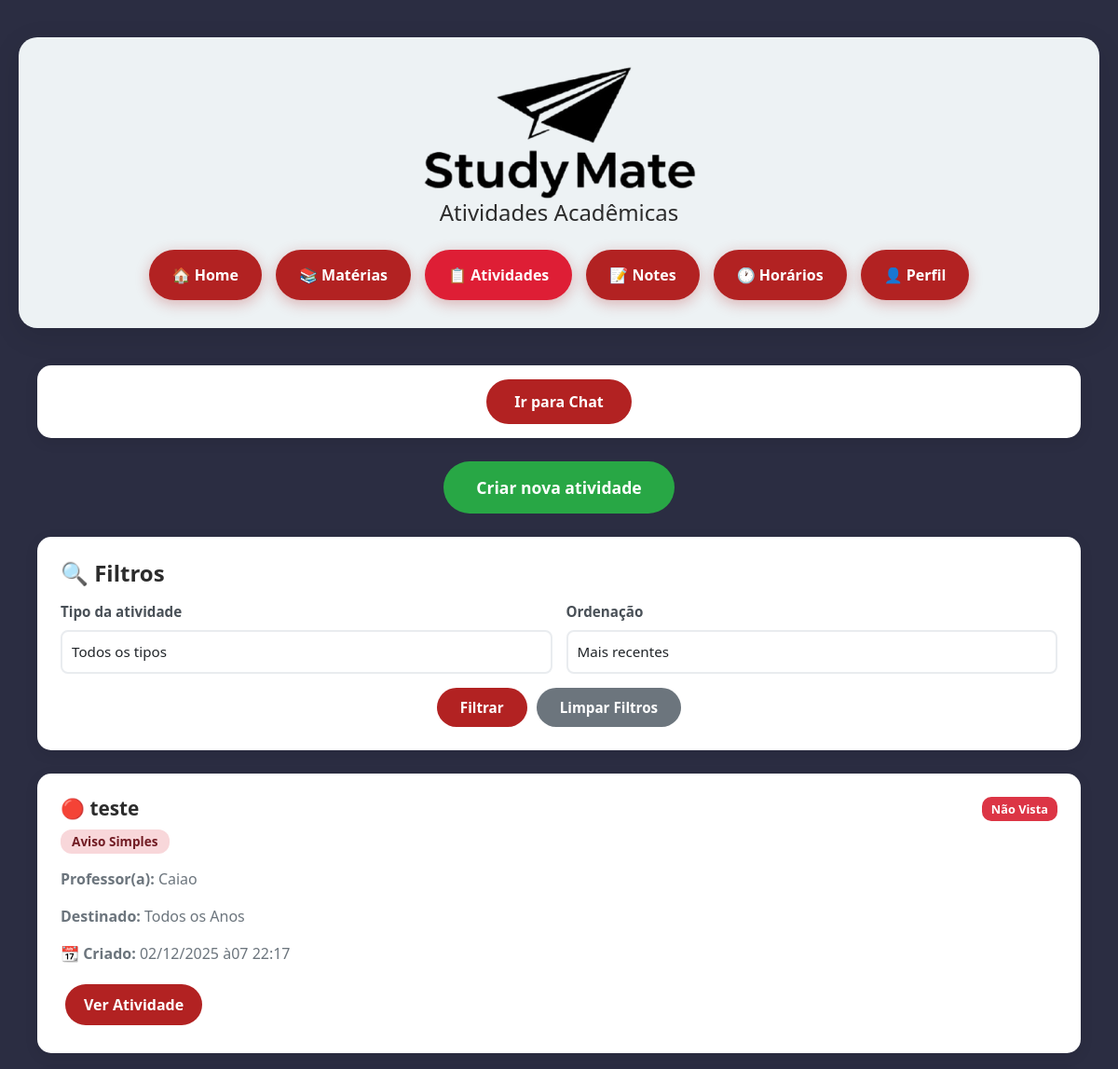
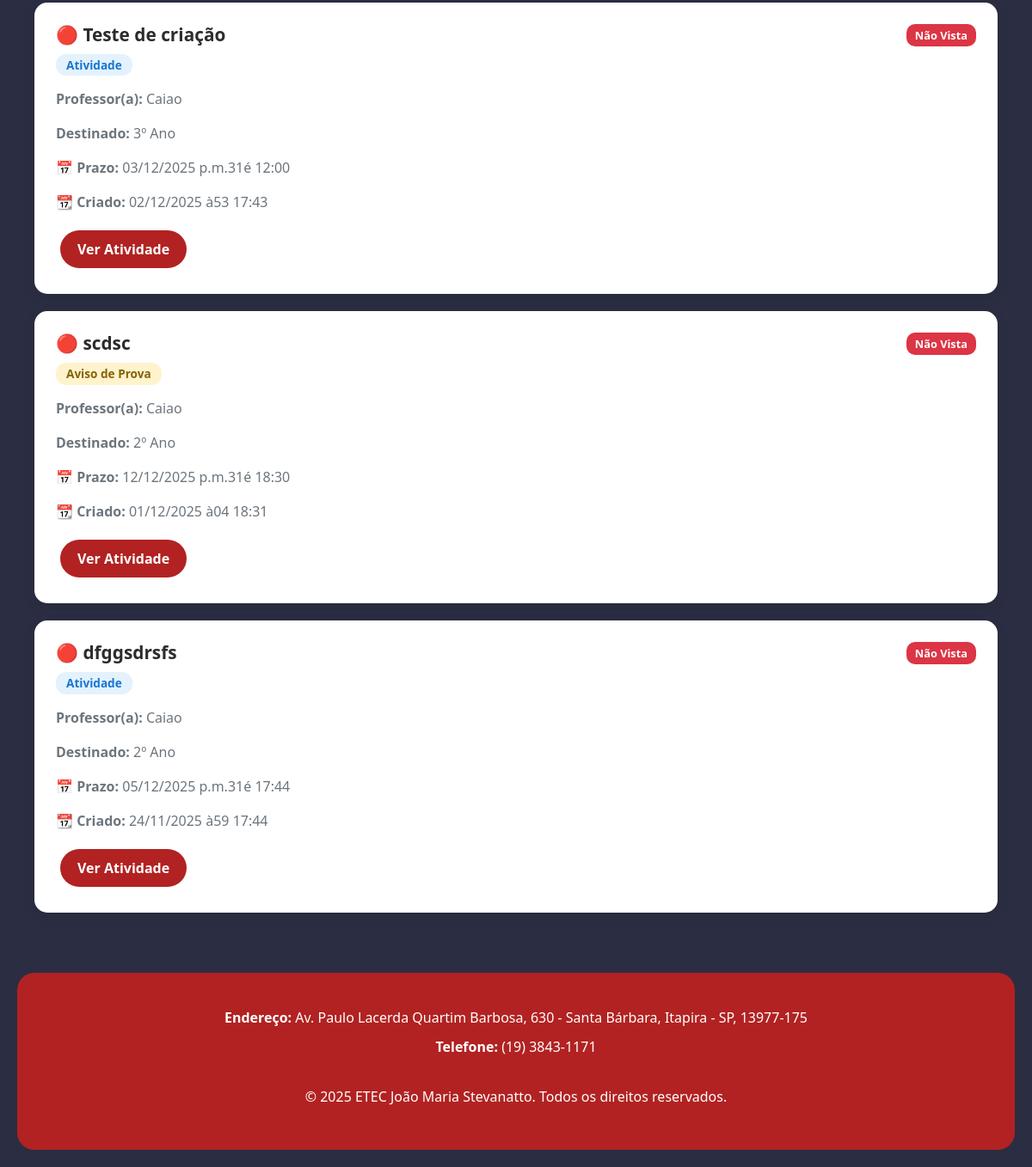
The page /atividades/ (signed in) on the database as committed earlier (2 pictures, top to bottom).
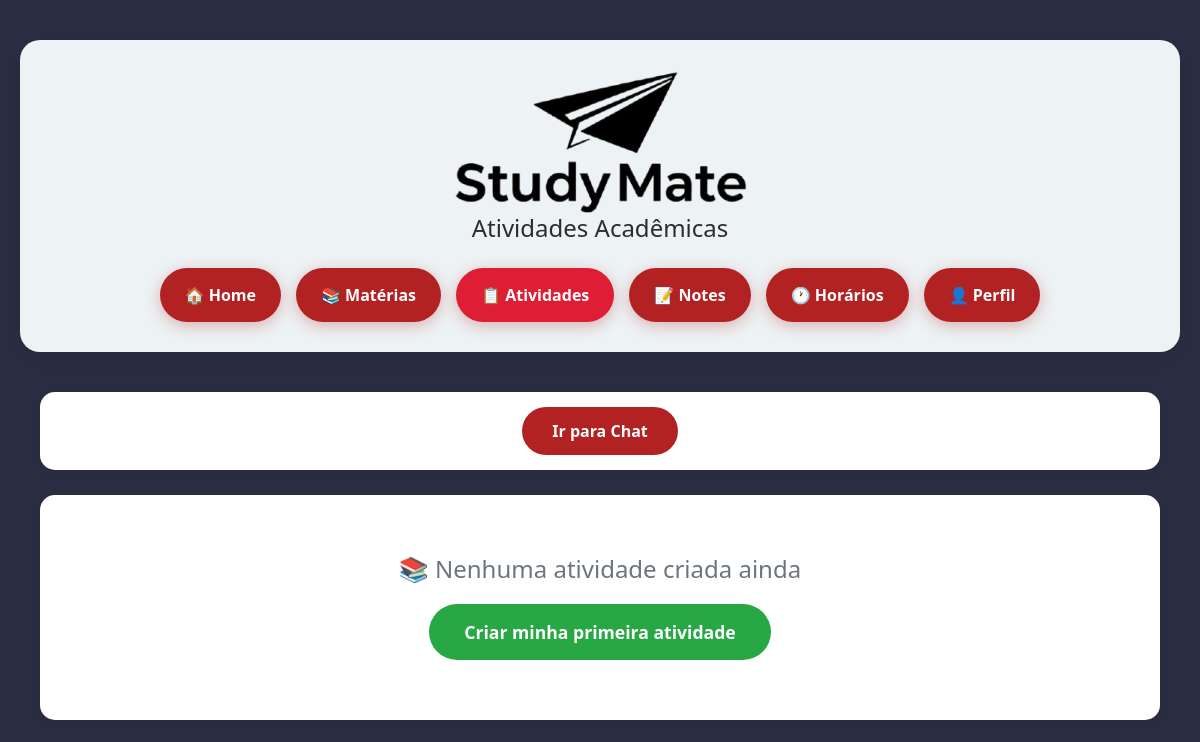
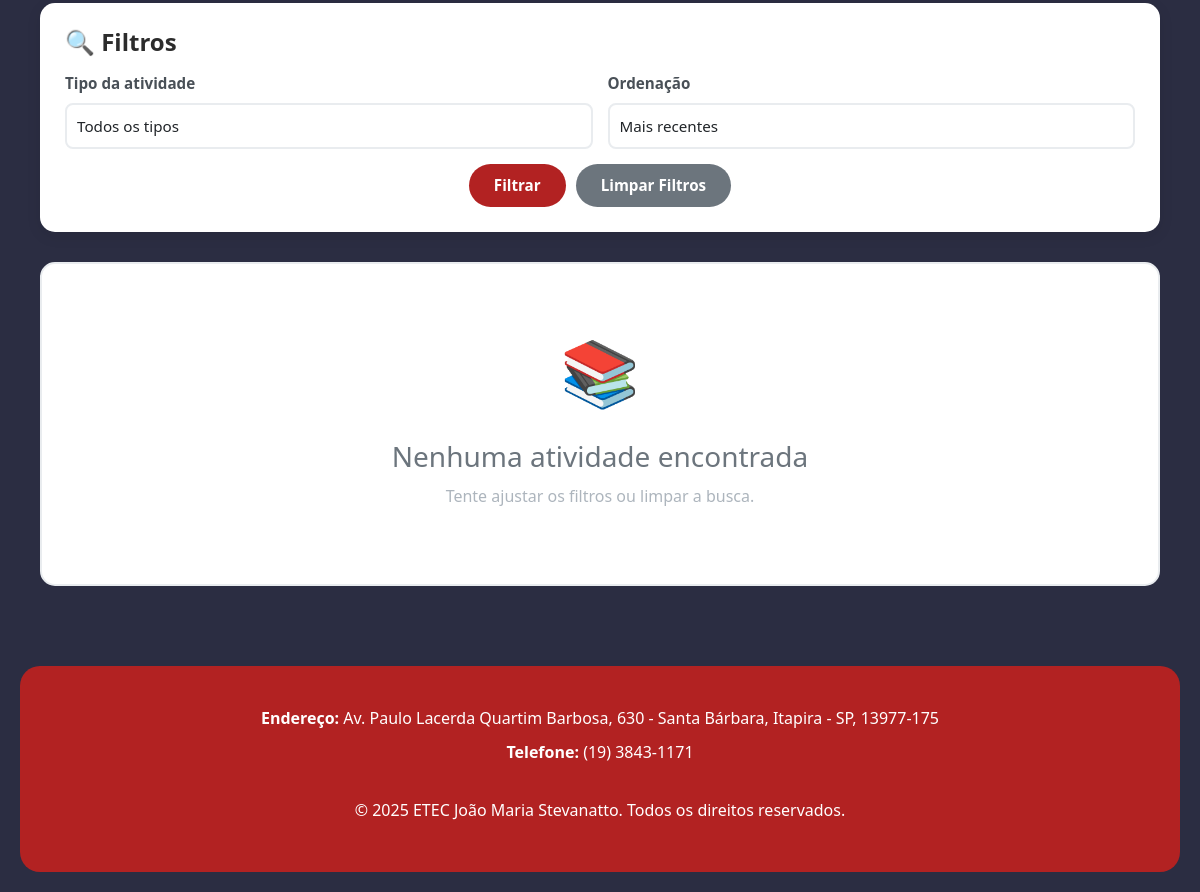
The same page on the database as committed later (2 pictures, top to bottom).
### atividades/models.py (models this page shows, shortened)
class Atividade(models.Model):
    TIPO_CHOICES = [
        ('ATIVIDADE', 'Atividade'),
        ('AVISO_PROVA', 'Aviso de Prova'),
        ('AVISO_SIMPLES', 'Aviso Simples'),
    ]
    ANO_CHOICES = [
        ('1', '1º Ano'),
        ('2', '2º Ano'),
        ('3', '3º Ano'),
        ('TODOS', 'Todos'),
    ]
    professor = models.ForeignKey(
        User,
        on_delete=models.CASCADE,
        related_name='atividades_criadas',
        verbose_name='Professor'
    )
    titulo = models.CharField(max_length=50, verbose_name='Título')
    descricao = models.TextField(blank=True, verbose_name='Descrição/Orientações')
    tipo = models.CharField(max_length=20, choices=TIPO_CHOICES, verbose_name='Tipo de Atividade')
    ano_1 = models.BooleanField(default=False, verbose_name='1º Ano')
    ano_2 = models.BooleanField(default=False, verbose_name='2º Ano')
    ano_3 = models.BooleanField(default=False, verbose_name='3º Ano')
    todos = models.BooleanField(default=False, verbose_name='Todos os Anos')
    prazo_entrega = models.DateTimeField(null=True, blank=True, verbose_name='Prazo de Entrega')
    permite_envio = models.BooleanField(default=True, verbose_name='Permite Envio pelo Aluno')
    anexo = models.FileField(
        upload_to='atividades_anexos/',
        null=True,
        blank=True,
        validators=[validate_file_size_atividade, validate_file_extension_atividade],
        verbose_name='Anexo'
    )
    criado_em = models.DateTimeField(default=timezone.now, verbose_name='Criado em')
    visualizacoes = models.PositiveIntegerField(default=0, verbose_name='Visualizações')
    foi_visualizado = models.BooleanField(default=False, verbose_name='Foi Visualizado por Algum Aluno')
    class Meta:
        verbose_name = 'Atividade'
        verbose_name_plural = 'Atividades'
        ordering = ['-criado_em']
    def get_anos_destino(self):
        if self.todos:
            return ['1º Ano', '2º Ano', '3º Ano']
        anos = []
        if self.ano_1:
            anos.append('1º Ano')
        if self.ano_2:
            anos.append('2º Ano')
        if self.ano_3:
            anos.append('3º Ano')
        return anos
    def get_anos_destino_display(self):
        if self.todos:
            return 'Todos os Anos'
        return ', '.join(self.get_anos_destino())

### accounts/models.py (models this page shows, shortened)
class User(AbstractUser):
    USER_TYPE_CHOICES = (
        ('admin', 'Administrador'),
        ('professor', 'Professor'),
        ('aluno', 'Aluno'),  # Atualizado de 'estudante' para 'aluno'
    )
    user_type = models.CharField(
        max_length=20,
        choices=USER_TYPE_CHOICES,
        default='aluno',  # Atualizado
        verbose_name='Tipo de Usuário'
    )
    matricula = models.CharField(max_length=20, blank=True, null=True, verbose_name='Matrícula')
    telefone = models.CharField(max_length=15, blank=True, null=True, verbose_name='Telefone')
    first_login = models.BooleanField(default=True, verbose_name='Primeiro Login')
    class Meta:
        verbose_name = 'Usuário'
        verbose_name_plural = 'Usuários'

### atividades/views.py (the view, shortened to what this page needs)
# urls.py: path('', views.lista_atividades, name='lista'),
@login_required
def lista_atividades(request):
    user = request.user
    if is_professor(user):
        if request.method == 'POST':
            return processar_criacao_atividade(request)
        atividades = Atividade.objects.filter(professor=user)
    elif is_aluno(user):
        atividades = Atividade.objects.all()
    else:
        atividades = Atividade.objects.all()
    filtro_tipo = request.GET.get('tipo', '')
    filtro_status = request.GET.get('status', '')
    filtro_order = request.GET.get('order', 'recent')
    if filtro_tipo:
        atividades = atividades.filter(tipo=filtro_tipo)
    order_map = {
        'recent': '-criado_em',
        'views': '-visualizacoes',
        'deadline': 'prazo_entrega',
        'saved': None  # Tratado separadamente
    }
    if filtro_order == 'saved' and is_aluno(user):
        atividades_salvas_ids = AtividadeSalva.objects.filter(
            aluno=user
        ).values_list('atividade_id', flat=True)
        atividades = atividades.filter(id__in=atividades_salvas_ids).order_by('-criado_em')
    elif filtro_order in order_map and order_map[filtro_order]:
        atividades = atividades.order_by(order_map[filtro_order])
    else:
        atividades = atividades.order_by('-criado_em')
    atividades_anotadas = []
    for atividade in atividades:
        item = {
            'atividade': atividade,
            'visualizou': False,
            'envio': None,
            'salvou': False,
        }
        atividades_anotadas.append(item)
    tem_filtros_ativos = any([filtro_tipo, filtro_status, filtro_order != 'recent'])
    context = {
        'atividades_anotadas': atividades_anotadas,
        'filtro_tipo': filtro_tipo,
        'filtro_status': filtro_status,
        'filtro_order': filtro_order,
        'tem_filtros_ativos': tem_filtros_ativos,
        'total_atividades': len(atividades_anotadas),
    }
    return render(request, 'atividades/lista_aluno.html', context)

### atividades/views.py (called while the page is built)
def is_professor(user):
    return user.is_authenticated and (user.user_type == 'professor' or user.is_staff)

def is_aluno(user):
    return user.is_authenticated and user.user_type == 'aluno'

### atividades/templates/atividades/lista_aluno.html (shortened to what the changed rows need)
<!DOCTYPE html>
<html lang="pt-br">
<head>
    {% load static %}
    <link href="https://cdn.jsdelivr.net/npm/bootstrap@5.3.0/dist/css/bootstrap.min.css" rel="stylesheet">
</head>
<body>
    <div class="container1" style="max-width: 1200px; margin: 0 auto; padding: 20px;">
        <div class="container">
            {% if user.user_type == 'professor' or user.is_staff %}
                {% if not atividades_anotadas %}
                    <div class="create-first-activity">
                        <h3>📚 Nenhuma atividade criada ainda</h3>
                        <button class="btn-create-first" data-bs-toggle="modal" data-bs-target="#criarAtividadeModal">
                             Criar minha primeira atividade
                        </button>
                    </div>
                {% else %}
                    <div style="text-align: center; margin-bottom: 25px;">
                        <button class="btn-create-first" data-bs-toggle="modal" data-bs-target="#criarAtividadeModal">
                             Criar nova atividade
                        </button>
                    </div>
                {% endif %}
            {% endif %}
            {% if atividades_anotadas %}
                {% for item in atividades_anotadas %}
                    <div class="atividade-card">
                        <div class="atividade-header">
                            <div>
                                <h3 class="atividade-titulo">
                                    {% if not item.visualizou %}
                                        🔴
                                    {% elif item.envio %}
                                        🟢
                                    {% else %}
                                        🟠
                                    {% endif %}
                                    {{ item.atividade.titulo }}
                                </h3>
                                <span class="badge {% if item.atividade.tipo == 'ATIVIDADE' %}badge-atividade{% elif item.atividade.tipo == 'AVISO_PROVA' %}badge-prova{% else %}badge-aviso{% endif %}">
                                    {{ item.atividade.get_tipo_display }}
                                </span>
                            </div>
                            <div>
                                {% if not item.visualizou %}
                                    <span class="status-badge status-nao-vista">Não Vista</span>
                                {% elif item.envio %}
                                    <span class="status-badge status-enviada">Enviada</span>
                                {% else %}
                                    <span class="status-badge status-vista">Vista</span>
                                {% endif %}
                            </div>
                        </div>
                        <div class="atividade-info">
                            <p><strong>Professor(a):</strong> {{ item.atividade.professor.username }}</p>
                            <p><strong>Destinado:</strong> {{ item.atividade.get_anos_destino_display }}</p>
                            {% if item.atividade.prazo_entrega %}
                                <p><strong>📅 Prazo:</strong> {{ item.atividade.prazo_entrega|date:"d/m/Y até H:i" }}</p>
                            {% endif %}
                            <p><strong>📆 Criado:</strong> {{ item.atividade.criado_em|date:"d/m/Y às H:i" }}</p>
                        </div>
                        <div>
                            <a href="{% url 'atividades:detalhe' item.atividade.pk %}" class="btn-acao btn-ver">Ver Atividade</a>
                        </div>
                    </div>
                {% endfor %}
            {% else %}
                <div class="empty-state">
                    <div class="empty-state-icon">📚</div>
                    <h3>Nenhuma atividade encontrada</h3>
                    <p>Tente ajustar os filtros ou limpar a busca.</p>
                </div>
            {% endif %}
        </div>
    </div>
</body>
</html>

Rows that differ between the two databases and show on the page:
removed Atividade: atividade.titulo "teste", atividade.tipo "Aviso Simples", atividade.professor.username "Caiao", atividade.anos_destino "Todos os Anos", atividade.criado_em "02/12/2025 à07 22:17"
removed Atividade: atividade.titulo "Teste de criação", atividade.tipo "Atividade", atividade.professor.username "Caiao", atividade.anos_destino "3º Ano", atividade.prazo_entrega "03/12/2025 p.m.31é 12:00", atividade.criado_em "02/12/2025 à53 17:43"
removed Atividade: atividade.titulo "scdsc", atividade.tipo "Aviso de Prova", atividade.professor.username "Caiao", atividade.anos_destino "2º Ano", atividade.prazo_entrega "12/12/2025 p.m.31é 18:30", atividade.criado_em "01/12/2025 à04 18:31"
removed Atividade: atividade.titulo "dfggsdrsfs", atividade.tipo "Atividade", atividade.professor.username "Caiao", atividade.anos_destino "2º Ano", atividade.prazo_entrega "05/12/2025 p.m.31é 17:44", atividade.criado_em "24/11/2025 à59 17:44"
Other text that changed with them:
text no longer shown: "Criar nova atividade"
text now shown: "📚 Nenhuma atividade criada ainda Criar minha primeira atividade 📚 Nenhuma atividade encontrada Tente ajustar os filtros ou limpar a busca."
